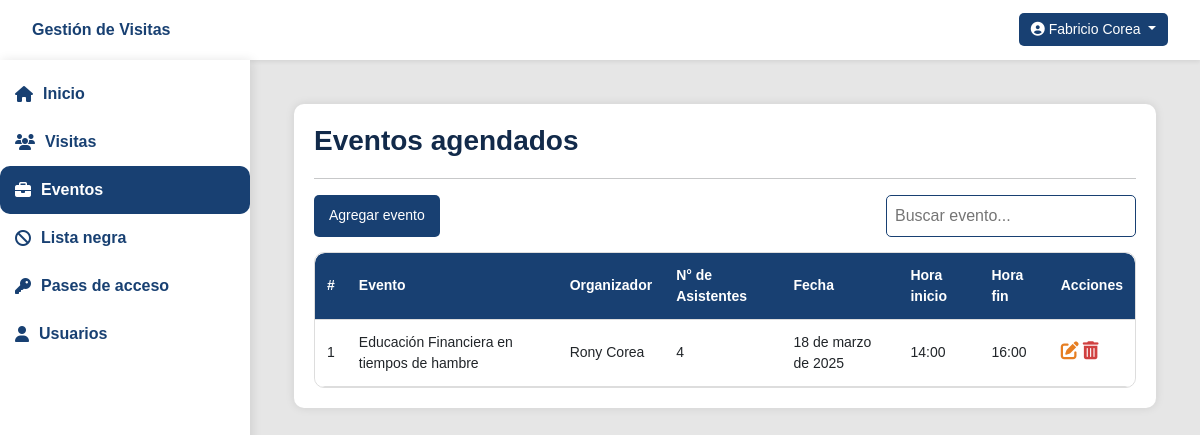
The page /MisEventos/ (signed in) on the database as committed earlier.
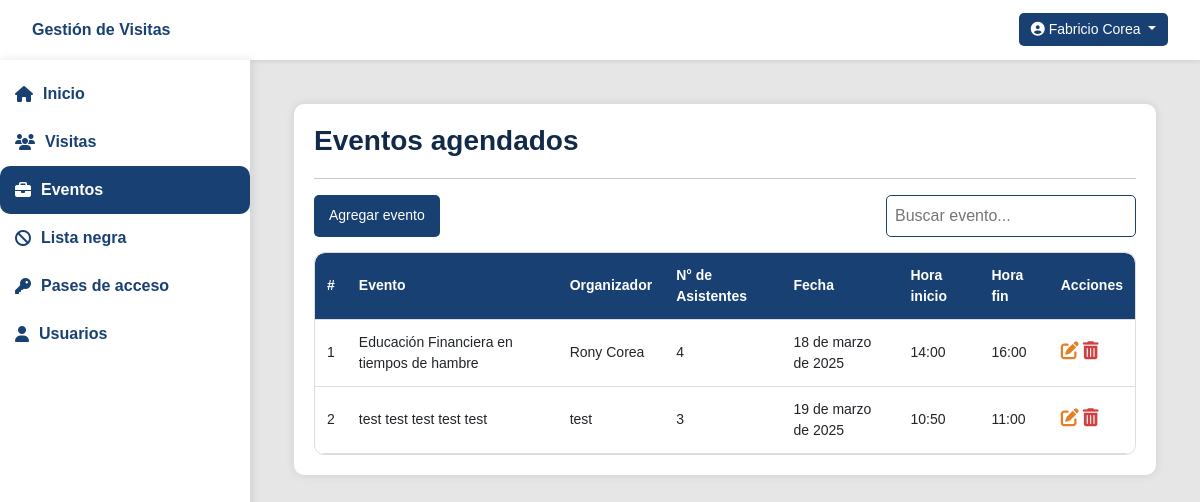
The same page on the database as committed later.
### eventos/models.py (models this page shows, shortened)
class EventoCapacitacion(models.Model):
    nombre = models.CharField(max_length=255)
    organizador = models.CharField(max_length=255, null=True, blank=True)
    fecha = models.DateField()
    hora_inicio = models.TimeField()
    hora_fin = models.TimeField()
    cantidad_visitantes = models.IntegerField()
    usuario_registro = models.CharField(max_length=50)
    created_at = models.DateTimeField(auto_now_add=True)
    updated_at = models.DateTimeField(auto_now=True)

### eventos/views.py (the view)
# urls.py: path('MisEventos/', vistaEventos.eventos, name='mis_eventos'),
@login_required
def eventos(request):
    eventos = EventoCapacitacion.objects.filter(usuario_registro=request.user.username)
    return render(request, 'eventos/mis-eventos.html', {
        "eventos": eventos})

### visitantes/context_processors.py (called while the page is built)
def active_menu(request):
    url_name = resolve(request.path_info).url_name  # Obtiene el nombre de la URL actual
    active_pages = {
        "inicio": ["inicio"],
        "mis_visitas": ["mis_visitas", "nueva_visita", "editar_visita"],
        "mis_eventos": ["mis_eventos", "nuevo_evento", "editar_evento"],
        "pases": ["pases", "nuevo_pase", "editar_pase"],
        "usuarios": ["usuarios", "agregar_usuario", "editar_usuario", "eliminar_usuario"],
    }
    active_section = None
    for key, urls in active_pages.items():
        if url_name in urls:
            active_section = key
            break
    return {"active_page": active_section}

### templates/eventos/mis-eventos.html (shortened to what this page needs)
{% extends 'layout/layout.html' %}
{% block content %}
<div class="container">
    <h3>Eventos agendados</h3>
    <hr>
    <div class="actions">
        <a class="btn btn-add" href="{% url 'nuevo_evento' %}">Agregar evento</a>
        <input type="text" id="searchInput" class="search-box" placeholder="Buscar evento...">
    </div>
    <div class="table-responsive">
        <table id="userTable">
            <thead>
                <tr>
                    <th>#</th>
                    <th>Evento</th>
                    <th>Organizador</th>
                    <th>N° de Asistentes</th>
                    <th>Fecha</th>
                    <th>Hora inicio</th>
                    <th>Hora fin</th>
                    <th>Acciones</th>
                </tr>
            </thead>
            <tbody>
                {% for evento in eventos %}
                <tr>
                    <td>{{ forloop.counter }}</td>
                    <td>{{ evento.nombre }}</td>
                    <td>{{ evento.organizador }}</td>
                    <td>{{ evento.cantidad_visitantes }}</td>
                    <td>{{ evento.fecha }}</td>
                    <td>{{ evento.hora_inicio }}</td>
                    <td>{{ evento.hora_fin }}</td>
                    <td>
                        <a href="{% url 'editar_evento' evento.id %}" class="btn btn-edit">
                            <i class="fas fa-edit"></i>
                        </a>
                        <button class="btn btn-delete" data-bs-toggle="modal" data-bs-target="#deleteEventoModal"
                            data-evento-id="{{ evento.id }}" data-username="{{ evento.organizador }}">
                            <i class="fas fa-trash-alt"></i>
                        </button>
                    </td>
                </tr>
                {% endfor %}
            </tbody>
        </table>
    </div>
</div>
{% endblock %}

Rows that differ between the two databases and show on the page:
added EventoCapacitacion: nombre "test test test test test", organizador "test", cantidad_visitantes "3", fecha "19 de marzo de 2025", hora_inicio "10:50", hora_fin "11:00"
